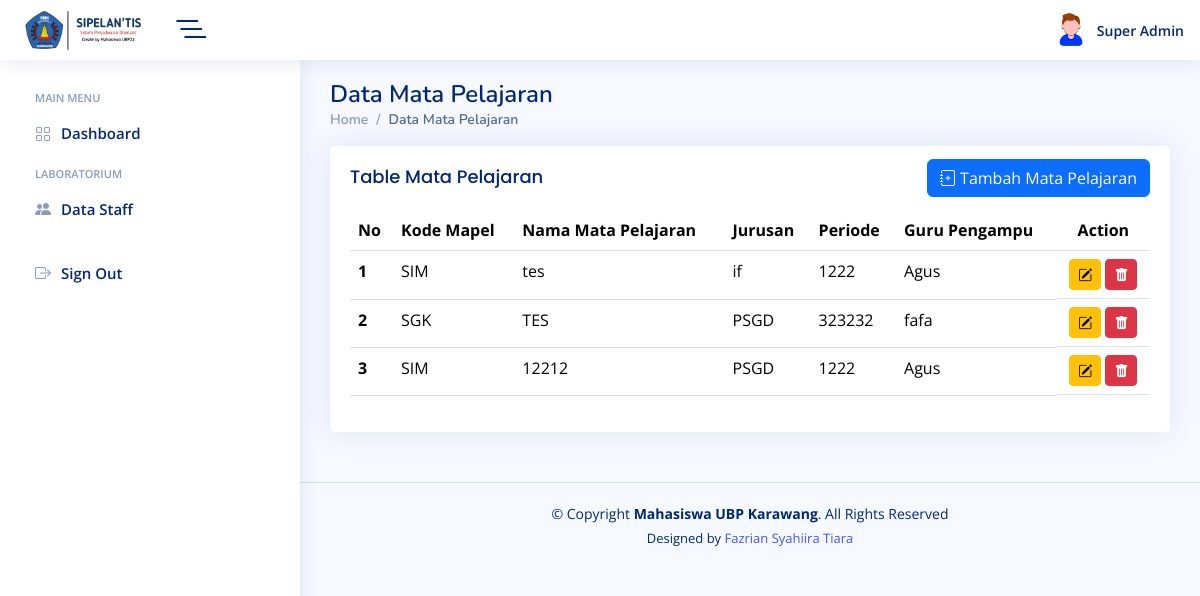
Page /admin/pages/data-mapel.php (signed in) on the committed database.
### tables this page shows
CREATE TABLE `tbl_m_mapel` (
  `id_mapel` int(25) NOT NULL,
  `kode_mapel` varchar(255) NOT NULL,
  `nama_mapel` varchar(255) NOT NULL,
  `jurusan` varchar(225) NOT NULL,
  `periode` varchar(255) NOT NULL,
  `guru_pengampu` varchar(255) NOT NULL,
  `created_by_tmm` int(255) NOT NULL,
  `created_date_tmm` timestamp NOT NULL DEFAULT current_timestamp(),
  `updated_by_tmm` int(11) DEFAULT NULL,
  `updated_date_tmm` timestamp NULL DEFAULT NULL
);

### admin/pages/data-mapel.php (the view, shortened to what this page needs)
<?php
$ds = DIRECTORY_SEPARATOR;
$base_dir = realpath(dirname(__FILE__) . $ds . '..') . $ds;
require_once("{$base_dir}pages{$ds}core{$ds}header.php");
?>
<main id="main" class="main">
    <div class="pagetitle">
        <h1>Data Mata Pelajaran</h1>
        <nav>
            <ol class="breadcrumb">
                <li class="breadcrumb-item"><a href="dashboard.php">Home</a></li>
                <li class="breadcrumb-item active">Data Mata Pelajaran</li>
            </ol>
        </nav>
    </div>
    <section class="section">
        <div class="row">
            <div class="col-lg-12">
                <div class="card">
                    <div class="card-body">
                        <div class="d-flex justify-content-between align-items-center">
                            <h5 class="card-title">Table Mata Pelajaran</h5>
                            <button type="button" class="btn btn-primary" data-bs-toggle="modal"
                                data-bs-target="#verticalycentered">
                                <i class="bi bi-journal-plus"></i>
                                Tambah Mata Pelajaran
                            </button>
                        </div>
                        <table class="table datatable">
                            <thead>
                                <tr>
                                    <th scope="col">No</th>
                                    <th scope="col">Kode Mapel</th>
                                    <th scope="col">Nama Mata Pelajaran</th>
                                    <th scope="col">Jurusan</th>
                                    <th scope="col">Periode</th>
                                    <th scope="col">Guru Pengampu</th>
                                    <th scope="col" class="text-center">Action</th>
                                </tr>
                            </thead>
                            <tbody>
                                <?php
                                    require '../config/db.php';
                                    $mapel = mysqli_query($mysqli,"SELECT * FROM tbl_m_mapel");
                                    $no = 1;
                                    while($row = mysqli_fetch_assoc($mapel)) {
                                ?>
                                <tr>
                                    <th scope="row"><?=$no++;?></th>
                                    <td><?=$row['kode_mapel'];?></td>
                                    <td><?=$row['nama_mapel'];?></td>
                                    <td><?=$row['jurusan'];?></td>
                                    <td><?=$row['periode'];?></td>
                                    <td><?=$row['guru_pengampu'];?></td>
                                    <td class="text-center d-flex justify-content-center">
                                        <div>
                                            <button class="btn btn-warning btn-sm bi bi-pencil-square  "
                                                style="cursor: pointer;" data-bs-toggle="modal"
                                                data-bs-target="#edit-Mapel<?=$row['id_mapel'];?>"
                                                title="Edit Guru"></button>
                                            <button class="btn btn-danger btn-sm bi bi-trash-fill"
                                                style="cursor: pointer;" data-bs-toggle="modal"
                                                data-bs-target="#delete-mapel<?=$row['id_mapel'];?>"
                                                title="Delete"></button>
                                        </div>
                                    </td>
                                    <?php } ?>
                            </tbody>
                        </table>
                    </div>
                </div>
            </div>
        </div>
    </section>
</main>
<?php
require_once("{$base_dir}pages{$ds}core{$ds}footer.php");
?>

### admin/pages/core/header.php (shortened to what this page needs)
<!DOCTYPE html>
<html lang="en">
<head>
    <link href="../assets/vendor/bootstrap/css/bootstrap.min.css" rel="stylesheet">
    <link href="../assets/vendor/bootstrap-icons/bootstrap-icons.css" rel="stylesheet">
    <link href="../assets/vendor/boxicons/css/boxicons.min.css" rel="stylesheet">
    <link href="../assets/vendor/quill/quill.snow.css" rel="stylesheet">
    <link href="../assets/vendor/quill/quill.bubble.css" rel="stylesheet">
    <link href="../assets/vendor/remixicon/remixicon.css" rel="stylesheet">
    <link href="../assets/vendor/simple-datatables/style.css" rel="stylesheet">
    <link href="../assets/css/style.css" rel="stylesheet">
</head>
<body>
    <header id="header" class="header fixed-top d-flex align-items-center justify-content-between">
        <div class="d-flex align-items-center">
            <a class="logo d-flex align-items-center">
                <img class="img-fluid" src="../assets/img/logo-ds.png" alt="Logo"
                    style="max-width: 150px; max-height: 50px; display: block;">
                <i class="bi bi-list-nested toggle-sidebar-btn ms-1"></i>
            </a>
        </div>
        <nav class="header-nav ms-auto">
            <ul class="d-flex align-items-center">
                <li class="nav-item dropdown pe-3">
                    <a class="nav-link nav-profile d-flex align-items-center pe-0" href="#">
                        <img src="../assets/img/profile-img.jpg" alt="Profile" class="rounded-circle">
                        <span class="ps-2"><?php echo $_SESSION['name'];?></span>
                    </a>
            </ul>
        </nav>
    </header>
    <?php
    require 'sidebar.php';
?>

### admin/pages/core/sidebar.php (shortened to what this page needs)
<aside id="sidebar" class="sidebar">
    <ul class="sidebar-nav" id="sidebar-nav">
        <li class="nav-heading">Main Menu</li>
        <li class="nav-item">
            <a class="nav-link collapsed" href="dashboard.php">
                <i class="bi bi-grid"></i>
                <span>Dashboard</span>
            </a>
        </li>
        <li class="nav-heading">Laboratorium</li>
        <?php if ($_SESSION['role'] == 'super_admin') : ?>
        <li class="nav-item">
            <a class="nav-link collapsed" href="data-staff.php">
                <i class="bi bi-people-fill"></i>
                <span>Data Staff</span>
            </a>
        </li>
        <?php endif; ?>
        <li class="nav-item" style="margin-top: 20px">
            <a class="nav-link collapsed" href=".././backend/logout.php">
                <i class="bi bi-box-arrow-right"></i>
                <span>Sign Out</span>
            </a>
        </li>
    </ul>
</aside>

### admin/pages/core/footer.php (shortened to what this page needs)
<footer id="footer" class="footer">
    <div class="copyright">
        &copy; Copyright <strong><span>Mahasiswa UBP Karawang</span></strong>. All Rights Reserved
    </div>
    <div class="credits">
        Designed by <a href="https://bootstrapmade.com/">Fazrian Syahiira Tiara</a>
    </div>
</footer>
</body>
</html>

### admin/assets/css/style.css (style rules this page uses)
:root { scroll-behavior: smooth; }
body { font-family: "Open Sans", sans-serif; background: #f6f9ff; color: #444444; }
a { color: #4154f1; text-decoration: none; }
h1, h2, h3, h4, h5, h6 { font-family: "Nunito", sans-serif; }
#main { margin-top: 60px; padding: 20px 30px; transition: all 0.3s; }
.pagetitle { margin-bottom: 10px; }
.pagetitle h1 { font-size: 24px; margin-bottom: 0; font-weight: 600; color: #012970; }
.card { margin-bottom: 30px; border: none; border-radius: 5px; box-shadow: 0px 0 30px rgba(1, 41, 112, 0.1); }
.card-title { padding: 20px 0 15px 0; font-size: 18px; font-weight: 500; color: #012970; font-family: "Poppins", sans-serif; }
.card-body { padding: 0 20px 20px 20px; }
.breadcrumb { font-size: 14px; font-family: "Nunito", sans-serif; color: #899bbd; font-weight: 600; }
.breadcrumb a { color: #899bbd; transition: 0.3s; }
.breadcrumb .breadcrumb-item::before { color: #899bbd; }
.breadcrumb .active { color: #51678f; font-weight: 600; }
.logo { line-height: 1; }
@media (min-width: 1200px) { .logo { width: 280px; } }
.logo img { max-height: 26px; margin-right: 6px; }
.header { transition: all 0.5s; z-index: 997; height: 60px; box-shadow: 0px 2px 20px rgba(1, 41, 112, 0.1); background-color: #fff; padding-left: 20px; }
.header .toggle-sidebar-btn { font-size: 32px; padding-left: 10px; cursor: pointer; color: #012970; }
.header-nav ul { list-style: none; }
.header-nav > ul { margin: 0; padding: 0; }
.header-nav .nav-profile { color: #012970; }
.header-nav .nav-profile img { max-height: 36px; }
.header-nav .nav-profile span { font-size: 14px; font-weight: 600; }
.sidebar { position: fixed; top: 60px; left: 0; bottom: 0; width: 300px; z-index: 996; transition: all 0.3s; padding: 20px; overflow-y: auto; scrollbar-width: thin; scrollbar-color: #aab7cf transparent; box-shadow: 0px 0px 20px rgba(1, 41, 112, 0.1); background-color: #fff; }
@media (min-width: 1200px) { #main, #footer { margin-left: 300px; } }
.sidebar-nav { padding: 0; margin: 0; list-style: none; }
.sidebar-nav li { padding: 0; margin: 0; list-style: none; }
.sidebar-nav .nav-item { margin-bottom: 5px; }
.sidebar-nav .nav-heading { font-size: 11px; text-transform: uppercase; color: #899bbd; font-weight: 600; margin: 10px 0 5px 15px; }
.sidebar-nav .nav-link { display: flex; align-items: center; font-size: 15px; font-weight: 600; color: #4154f1; transition: 0.3; background: #f6f9ff; padding: 10px 15px; border-radius: 4px; }
.sidebar-nav .nav-link i { font-size: 16px; margin-right: 10px; color: #4154f1; }
.sidebar-nav .nav-link.collapsed { color: #012970; background: #fff; }
.sidebar-nav .nav-link.collapsed i { color: #899bbd; }
.footer { padding: 20px 0; font-size: 14px; transition: all 0.3s; border-top: 1px solid #cddfff; }
.footer .copyright { text-align: center; color: #012970; }
.footer .credits { padding-top: 5px; text-align: center; font-size: 13px; color: #012970; }

### rows in the picture
tbl_m_mapel: kode_mapel "SIM", nama_mapel "tes", jurusan "if", periode "1222", guru_pengampu "Agus"
tbl_m_mapel: kode_mapel "SGK", nama_mapel "TES", jurusan "PSGD", periode "323232", guru_pengampu "fafa"
tbl_m_mapel: kode_mapel "SIM", nama_mapel "12212", jurusan "PSGD", periode "1222", guru_pengampu "Agus"

### other values in the picture
$_SESSION['name'] "Super Admin"
